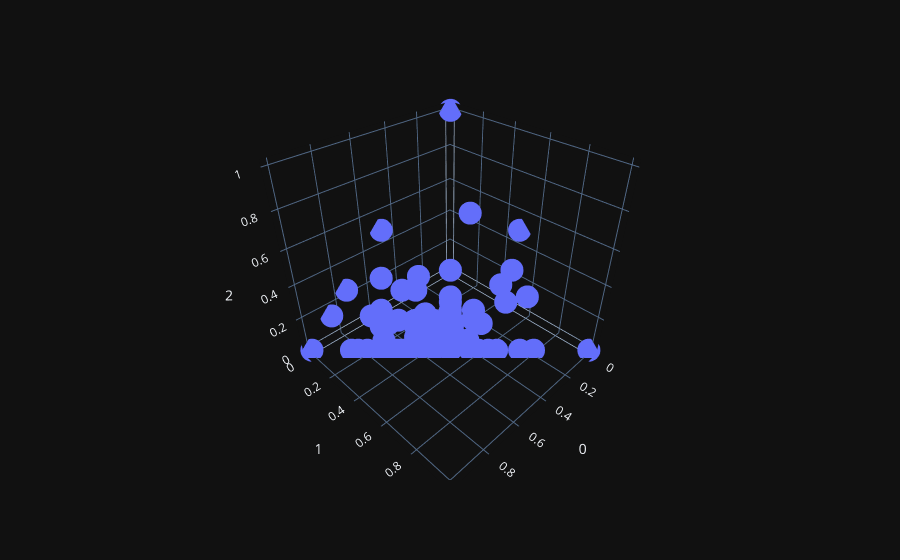

Notebook source saved alongside this figure:
### Code cell
fig = px.scatter_3d(digit_class_counts, x=0, y=1, z=2, hover_data='index')
fig.show()

### Figure 1 — Plotly figure (JSON) as saved in the notebook; plotly's stock layout.template omitted (floating-point values rounded to 4 significant figures; data arrays with more than 128 entries replaced by an {"elided": "..."} marker saying what was removed)
{"data": [{"customdata": {"elided": "370x1 str values"}, "hovertemplate": "0=%{x}<br>1=%{y}<br>2=%{z}<br>index=%{customdata[0]}<extra></extra>", "legendgroup": "", "marker": {"color": "#636efa", "symbol": "circle"}, "mode": "markers", "name": "", "scene": "scene", "showlegend": false, "x": {"elided": "370 float values"}, "y": {"elided": "370 float values"}, "z": {"elided": "370 float values"}, "type": "scatter3d"}], "layout": {"scene": {"domain": {"x": [0.0, 1.0], "y": [0.0, 1.0]}, "xaxis": {"title": {"text": "0"}}, "yaxis": {"title": {"text": "1"}}, "zaxis": {"title": {"text": "2"}}}, "legend": {"tracegroupgap": 0}, "margin": {"t": 60}}}
